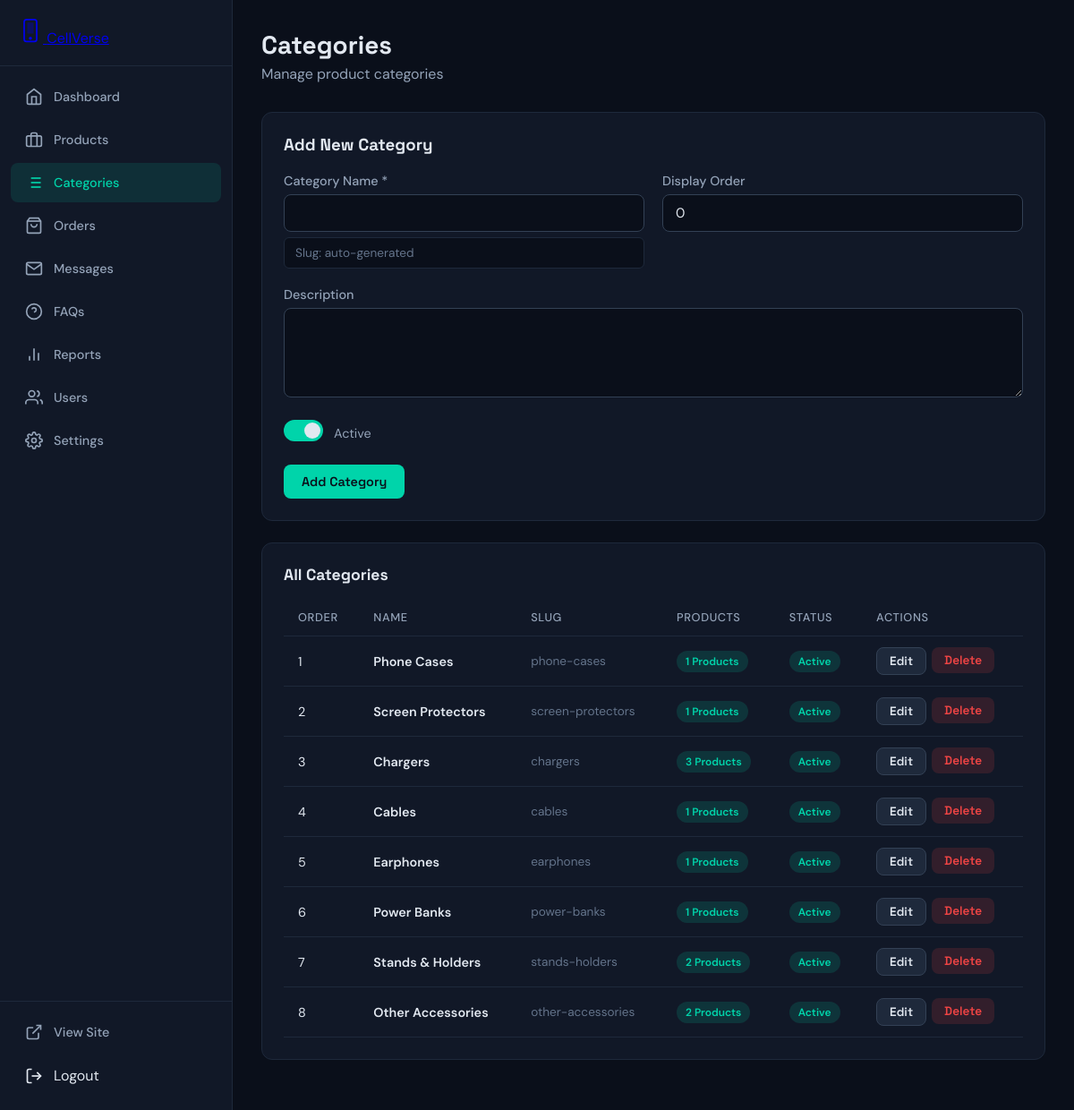
Screenshot of /admin/categories.php (signed in) with the database file from the repository.
### tables this page shows
CREATE TABLE IF NOT EXISTS categories (
    id INT AUTO_INCREMENT PRIMARY KEY,
    name VARCHAR(100) NOT NULL,
    slug VARCHAR(120) UNIQUE NOT NULL,
    description TEXT,
    display_order INT DEFAULT 0,
    is_active TINYINT(1) DEFAULT 1,
    created_at TIMESTAMP DEFAULT CURRENT_TIMESTAMP
);

### admin/categories.php (the view, shortened to what this page needs)
<?php
$db = getDB();
$edit_cat = null;
$categories = $db->query("
    SELECT c.*, COUNT(p.id) AS product_count
    FROM categories c
    LEFT JOIN products p ON c.id = p.category_id
    GROUP BY c.id
    ORDER BY c.display_order ASC, c.name ASC
")->fetchAll();
?>
<!DOCTYPE html>
<html lang="en">
<head>
    <link rel="stylesheet" href="style.css">
</head>
<body>
    <div class="admin-layout">
        <?php include 'includes/sidebar.php'; ?>
        <main class="admin-main">
            <div class="admin-header">
                <h1>Categories</h1>
                <p>Manage product categories</p>
            </div>
            <div class="form-card">
                <h3><?php echo $edit_cat ? 'Edit Category' : 'Add New Category'; ?></h3>
                <form method="POST">
                    <div class="form-row">
                        <div class="form-group">
                            <label for="name">Category Name *</label>
                            <input type="text" id="name" name="name" required maxlength="100"
                                   value="<?php echo htmlspecialchars($edit_cat['name'] ?? ''); ?>"
                                   oninput="document.getElementById('slug-preview').textContent = this.value.toLowerCase().replace(/[^a-z0-9]+/g, '-').replace(/^-|-$/g, '') || 'auto-generated';">
                            <div class="slug-preview">Slug: <span id="slug-preview"><?php echo $edit_cat ? htmlspecialchars($edit_cat['slug']) : 'auto-generated'; ?></span></div>
                        </div>
                        <div class="form-group">
                            <label for="display_order">Display Order</label>
                            <input type="number" id="display_order" name="display_order" min="0" max="10000"
                                   value="<?php echo $edit_cat['display_order'] ?? 0; ?>">
                        </div>
                    </div>
                    <div class="form-group">
                        <label for="description">Description</label>
                        <textarea id="description" name="description" rows="3" maxlength="500"><?php echo htmlspecialchars($edit_cat['description'] ?? ''); ?></textarea>
                    </div>
                    <div class="form-group" style="display:flex; align-items:center; gap:12px;">
                        <label class="toggle-switch">
                            <span class="toggle-slider"></span>
                        </label>
                        <span style="color:#94a3b8; font-size:0.9rem;">Active</span>
                    </div>
                    <div style="display:flex; gap:10px;">
                        <button type="submit" class="btn btn-primary"><?php echo $edit_cat ? 'Update Category' : 'Add Category'; ?></button>
                    </div>
                </form>
            </div>
            <div class="admin-card">
                <h3>All Categories</h3>
                <?php if (empty($categories)): ?>
                    <div class="empty-state">
                        <svg width="48" height="48" viewBox="0 0 24 24" fill="none" stroke="currentColor" stroke-width="1.5"><line x1="8" y1="6" x2="21" y2="6"/><line x1="8" y1="12" x2="21" y2="12"/><line x1="8" y1="18" x2="21" y2="18"/><line x1="3" y1="6" x2="3.01" y2="6"/><line x1="3" y1="12" x2="3.01" y2="12"/><line x1="3" y1="18" x2="3.01" y2="18"/></svg>
                        <p>No categories yet.</p>
                    </div>
                <?php else: ?>
                    <div class="admin-table-wrapper">
                        <table class="admin-table">
                            <thead>
                                <tr>
                                    <th>Order</th>
                                    <th>Name</th>
                                    <th>Slug</th>
                                    <th>Products</th>
                                    <th>Status</th>
                                    <th>Actions</th>
                                </tr>
                            </thead>
                            <tbody>
                                <?php foreach ($categories as $cat): ?>
                                    <tr>
                                        <td><?php echo $cat['display_order']; ?></td>
                                        <td style="font-weight:600; color:#e2e8f0;"><?php echo htmlspecialchars($cat['name']); ?></td>
                                        <td style="color:#64748b; font-size:0.85rem;"><?php echo htmlspecialchars($cat['slug']); ?></td>
                                        <td>
                                            <span class="badge badge-confirmed"><?php echo $cat['product_count']; ?> products</span>
                                        </td>
                                        <td>
                                            <?php if ($cat['is_active']): ?>
                                                <span class="badge badge-delivered">Active</span>
                                            <?php else: ?>
                                                <span class="badge badge-cancelled">Inactive</span>
                                            <?php endif; ?>
                                        </td>
                                        <td>
                                            <div style="display:flex; gap:6px;">
                                                <a href="?edit=<?php echo $cat['id']; ?>" class="btn btn-secondary btn-sm">Edit</a>
                                                <form method="POST" style="display:inline;" onsubmit="return confirm('Delete this category? Products will be unlinked.');">
                                                    <button type="submit" class="btn btn-danger btn-sm">Delete</button>
                                                </form>
                                            </div>
                                        </td>
                                    </tr>
                                <?php endforeach; ?>
                            </tbody>
                        </table>
                    </div>
                <?php endif; ?>
            </div>
        </main>
    </div>
</body>
</html>

### admin/style.css (style rules this page uses)
* { margin: 0; padding: 0; box-sizing: border-box; }
body { font-family: 'DM Sans', sans-serif; background: #0a0f1a; color: #e2e8f0; min-height: 100vh; }
.admin-layout { display: flex; min-height: 100vh; }
.admin-main { flex: 1; margin-left: 260px; padding: 32px; min-height: 100vh; }
.admin-header { margin-bottom: 32px; }
.admin-header h1 { font-family: 'Space Grotesk', sans-serif; font-size: 1.75rem; margin-bottom: 4px; }
.admin-header p { color: #94a3b8; }
.admin-card { background: #111827; border: 1px solid #1e293b; border-radius: 12px; padding: 24px; margin-bottom: 24px; }
.admin-card h3 { font-family: 'Space Grotesk', sans-serif; font-size: 1.1rem; margin-bottom: 16px; }
.admin-table-wrapper { overflow-x: auto; }
.admin-table { width: 100%; border-collapse: collapse; }
.admin-table th, .admin-table td { padding: 12px 16px; text-align: left; border-bottom: 1px solid #1e293b; font-size: 0.9rem; }
.admin-table th { color: #94a3b8; font-weight: 500; font-size: 0.8rem; text-transform: uppercase; letter-spacing: 0.05em; }
.badge { display: inline-block; padding: 4px 10px; border-radius: 20px; font-size: 0.75rem; font-weight: 600; text-transform: capitalize; }
.badge-confirmed { background: rgba(0, 212, 170, 0.15); color: #00d4aa; }
.badge-delivered { background: rgba(0, 212, 170, 0.15); color: #00d4aa; }
.form-group { margin-bottom: 20px; }
.form-group label { display: block; margin-bottom: 6px; color: #94a3b8; font-size: 0.9rem; font-weight: 500; }
.form-group input, .form-group textarea, .form-group select { width: 100%; padding: 10px 14px; background: #0a0f1a; border: 1px solid #334155; border-radius: 8px; color: #e2e8f0; font-family: 'DM Sans', sans-serif; font-size: 0.95rem; }
.form-group textarea { min-height: 100px; resize: vertical; }
.form-row { display: grid; grid-template-columns: 1fr 1fr; gap: 20px; }
.btn { display: inline-flex; align-items: center; gap: 8px; padding: 10px 20px; border-radius: 8px; font-family: 'Space Grotesk', sans-serif; font-size: 0.9rem; font-weight: 600; border: none; cursor: pointer; text-decoration: none; transition: all 0.2s; }
.btn-primary { background: #00d4aa; color: #0a0f1a; }
.btn-secondary { background: #1e293b; color: #e2e8f0; border: 1px solid #334155; }
.btn-danger { background: rgba(239, 68, 68, 0.15); color: #ef4444; }
.btn-sm { padding: 6px 14px; font-size: 0.85rem; }

### admin/categories.php (style rules this page uses)
.form-card { background: #111827; border: 1px solid #1e293b; border-radius: 12px; padding: 24px; margin-bottom: 24px; }
.form-card h3 { font-family: 'Space Grotesk', sans-serif; margin-bottom: 20px; }
.slug-preview { background: #0a0f1a; border: 1px solid #1e293b; border-radius: 6px; padding: 8px 12px; color: #64748b; font-size: 0.85rem; margin-top: 6px; }
.toggle-switch { position: relative; display: inline-block; width: 44px; height: 24px; }
.toggle-slider { position: absolute; cursor: pointer; top: 0; left: 0; right: 0; bottom: 0; background: #334155; border-radius: 24px; transition: 0.3s; }
.toggle-slider:before { content: ""; position: absolute; height: 18px; width: 18px; left: 3px; bottom: 3px; background: #e2e8f0; border-radius: 50%; transition: 0.3s; }
.toggle-switch input:checked + .toggle-slider { background: #00d4aa; }
.toggle-switch input:checked + .toggle-slider:before { transform: translateX(20px); }

### rows the page displays
categories: display_order "1", name "Phone Cases", slug "phone-cases", product_count "1", is_active "Active"
categories: display_order "2", name "Screen Protectors", slug "screen-protectors", product_count "1", is_active "Active"
categories: display_order "3", name "Chargers", slug "chargers", product_count "3", is_active "Active"
categories: display_order "4", name "Cables", slug "cables", product_count "1", is_active "Active"
categories: display_order "5", name "Earphones", slug "earphones", product_count "1", is_active "Active"
categories: display_order "6", name "Power Banks", slug "power-banks", product_count "1", is_active "Active"
categories: display_order "7", name "Stands & Holders", slug "stands-holders", product_count "2", is_active "Active"
categories: display_order "8", name "Other Accessories", slug "other-accessories", product_count "2", is_active "Active"
